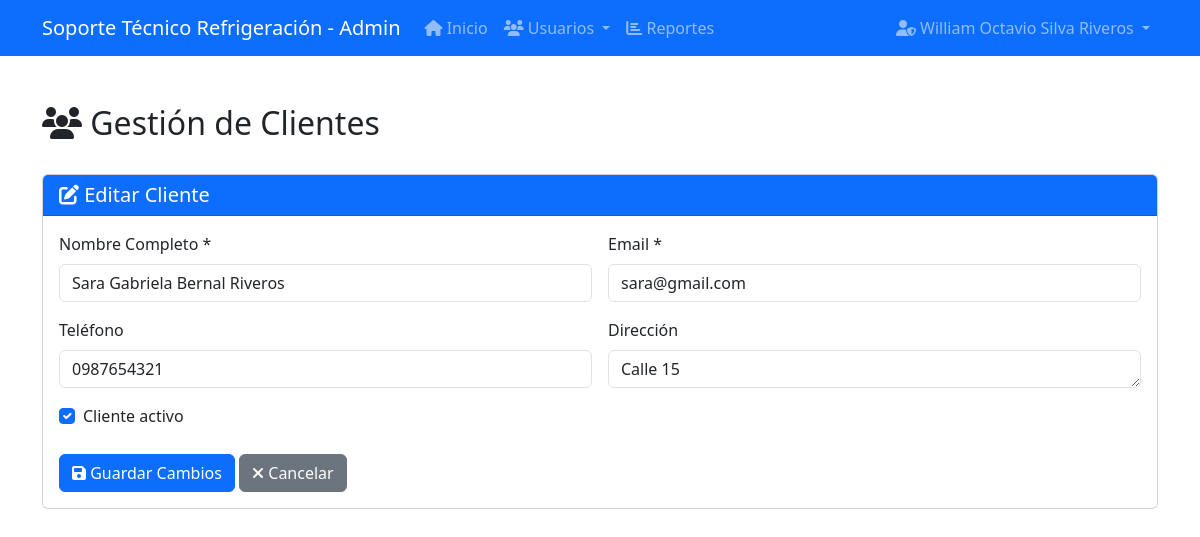
/admin/clientes.php?action=edit&id=2 (signed in), run on the app's committed database.
### tables this page shows
CREATE TABLE `usuarios` (
  `id` int(11) NOT NULL,
  `nombre` varchar(100) NOT NULL,
  `email` varchar(100) NOT NULL,
  `password` varchar(255) NOT NULL,
  `telefono` varchar(20) DEFAULT NULL,
  `direccion` text DEFAULT NULL,
  `rol` enum('admin','tecnico','cliente') NOT NULL,
  `fecha_registro` datetime DEFAULT current_timestamp(),
  `activo` tinyint(1) DEFAULT 1
);

### admin/clientes.php (the view, shortened to what this page needs)
<?php
$db = new Database();
$conn = $db->getConnection();
$action = $_GET['action'] ?? 'list';
$id = $_GET['id'] ?? 0;
switch ($action) {
    case 'edit':
        if ($_SERVER['REQUEST_METHOD'] === 'POST') {
            $nombre = trim($_POST['nombre']);
            $email = trim($_POST['email']);
            $telefono = trim($_POST['telefono']);
            $direccion = trim($_POST['direccion']);
            $activo = isset($_POST['activo']) ? 1 : 0;
            try {
                $stmt = $conn->prepare("UPDATE usuarios SET nombre = ?, email = ?, telefono = ?, direccion = ?, activo = ? WHERE id = ? AND rol = 'cliente'");
                $stmt->bind_param("ssssii", $nombre, $email, $telefono, $direccion, $activo, $id);
                $stmt->execute();
                $success = "Cliente actualizado correctamente";
                $action = 'list';
            } catch (Exception $e) {
                $error = "Error al actualizar el cliente: " . $e->getMessage();
            }
        } else {
            $stmt = $conn->prepare("SELECT * FROM usuarios WHERE id = ? AND rol = 'cliente'");
            $stmt->bind_param("i", $id);
            $stmt->execute();
            $cliente = $stmt->get_result()->fetch_assoc();
        }
        break;
}
?>
<!DOCTYPE html>
<html lang="es">
<head>
    <link href="https://cdn.jsdelivr.net/npm/bootstrap@5.3.0/dist/css/bootstrap.min.css" rel="stylesheet">
    <link rel="stylesheet" href="https://cdnjs.cloudflare.com/ajax/libs/font-awesome/6.4.0/css/all.min.css">
    <link rel="stylesheet" href="https://cdn.datatables.net/1.13.4/css/dataTables.bootstrap5.min.css">
</head>
<body>
    <?php include_once '../includes/navbar_admin.php'; ?>
    <div class="container my-5">
        <div class="d-flex justify-content-between align-items-center mb-4">
            <h2><i class="fas fa-users"></i> Gestión de Clientes</h2>
        </div>
        <?php if ($action === 'edit'): ?>
            <div class="card">
                <div class="card-header bg-primary text-white">
                    <h5 class="mb-0"><i class="fas fa-edit"></i> Editar Cliente</h5>
                </div>
                <div class="card-body">
                    <form method="POST" action="clientes.php?action=edit&id=<?php echo $id; ?>">
                        <div class="row g-3">
                            <div class="col-md-6">
                                <label for="nombre" class="form-label">Nombre Completo *</label>
                                <input type="text" class="form-control" id="nombre" name="nombre"
                                       value="<?php echo htmlspecialchars($cliente['nombre']); ?>" required>
                            </div>
                            <div class="col-md-6">
                                <label for="email" class="form-label">Email *</label>
                                <input type="email" class="form-control" id="email" name="email"
                                       value="<?php echo htmlspecialchars($cliente['email']); ?>" required>
                            </div>
                            <div class="col-md-6">
                                <label for="telefono" class="form-label">Teléfono</label>
                                <input type="tel" class="form-control" id="telefono" name="telefono"
                                       value="<?php echo htmlspecialchars($cliente['telefono'] ?? ''); ?>">
                            </div>
                            <div class="col-md-6">
                                <label for="direccion" class="form-label">Dirección</label>
                                <textarea class="form-control" id="direccion" name="direccion" rows="1"><?php echo htmlspecialchars($cliente['direccion'] ?? ''); ?></textarea>
                            </div>
                            <div class="col-12">
                                <div class="form-check">
                                    <input class="form-check-input" type="checkbox" id="activo" name="activo" <?php echo $cliente['activo'] ? 'checked' : ''; ?>>
                                    <label class="form-check-label" for="activo">
                                        Cliente activo
                                    </label>
                                </div>
                            </div>
                            <div class="col-12 mt-4">
                                <button type="submit" class="btn btn-primary">
                                    <i class="fas fa-save"></i> Guardar Cambios
                                </button>
                                <a href="clientes.php" class="btn btn-secondary">
                                    <i class="fas fa-times"></i> Cancelar
                                </a>
                            </div>
                        </div>
                    </form>
                </div>
            </div>
        <?php endif; ?>
    </div>
</body>
</html>

### data on the page
usuarios: nombre "Sara Gabriela Bernal Riveros", email "sara@gmail.com", telefono "0987654321", direccion "Calle 15", activo "☑"

### other printed values
APP_NAME "Soporte Técnico Refrigeración"
$_SESSION['user_nombre'] "William Octavio Silva Riveros"
